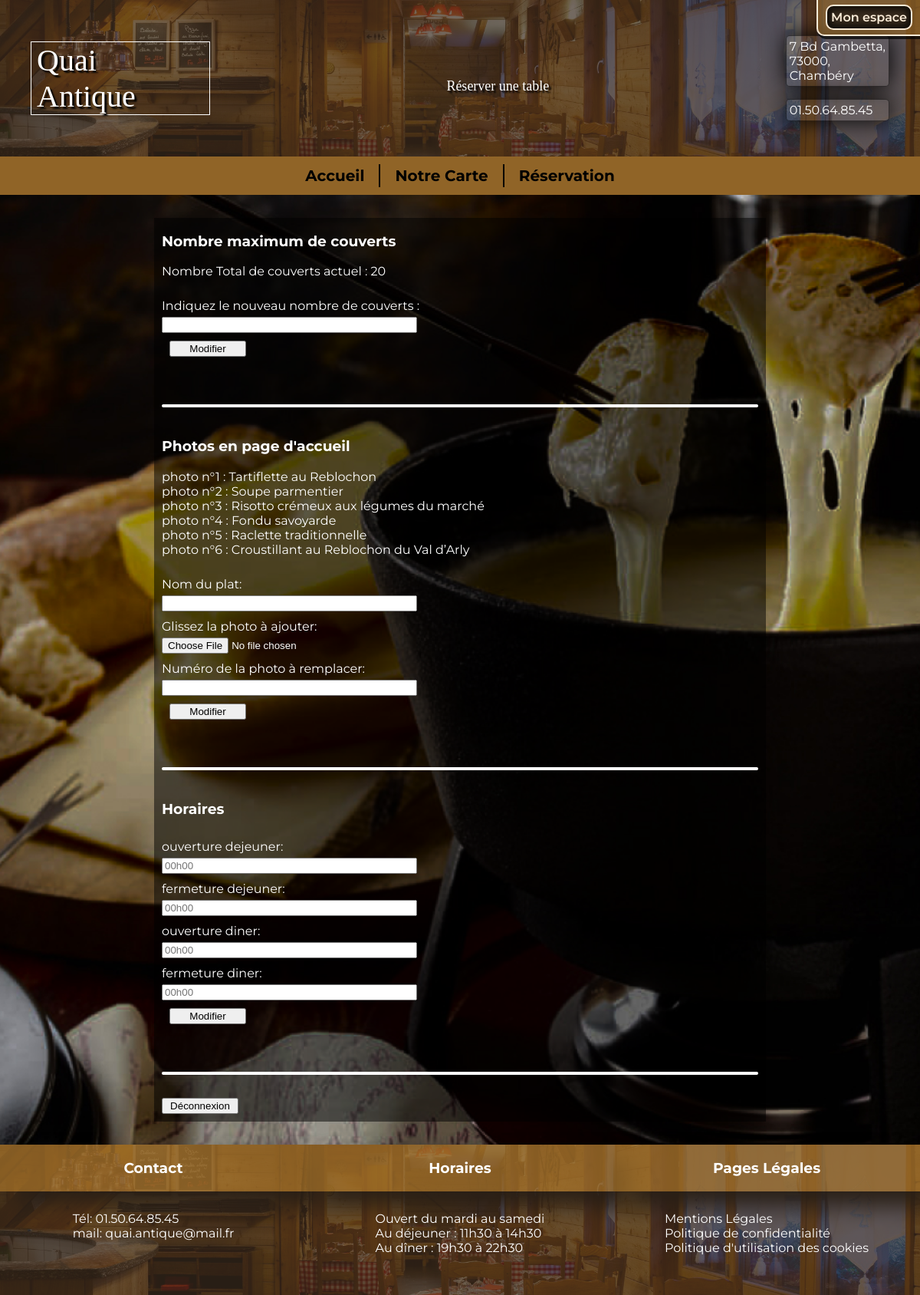
Page /front/utilisateurs/pageAdminHtml.php (signed in) on the committed database.
### tables this page shows
CREATE TABLE `couverts` (
  `id` INT(11) NOT NULL AUTO_INCREMENT PRIMARY KEY,
  `jour` DATE NOT NULL,
  `dej_din` VARCHAR(10) NOT NULL,
  `couverts_restant` INT NOT NULL,
  `couverts_total` INT NOT NULL
);

CREATE TABLE `photos` (
  `id` INT(11) NOT NULL AUTO_INCREMENT PRIMARY KEY,
  `plat` VARCHAR(75) NOT NULL,
  `chemin` VARCHAR(250) NOT NULL
);

CREATE TABLE `horaires` (
  `dej_ouverture` VARCHAR(5) NOT NULL,
  `dej_fermeture` VARCHAR(5) NOT NULL,
  `din_ouverture` VARCHAR(5) NOT NULL,
  `din_fermeture` VARCHAR(5) NOT NULL
);

### src/liens_nav.php (called while the page is built, shortened)
<?php
$lienAccueil = '/front/accueilHtml.php';
$lienCarte = '/front/carteHtml.php';
$lienResa = '/front/reservation/resaHtml.php';
$lienConfident = '/front/pageLegal/confidential_politicsHtml.php';
$lienCookie = '/front/pageLegal/cookie_politicHtml.php';
$lienMention = '/front/pageLegal/legal_mentionsHtml.php';

### front/utilisateurs/pageAdminHtml.php (the view, shortened to what this page needs)
<?php
include "../../src/liens_nav.php";
include "../../src/verifCo.php";
include "../../src/adminFunc/dataRecup.php";
?>
<!DOCTYPE html>
<html lang="fr">
    <head>
        <link rel="stylesheet" type="text/css" href="../../public/css/header&footer.css">
        <link rel="stylesheet" type="text/css" href="../../public/css/profil.css">
    </head>
    <body>
        <header>
            <div class="head">
                <h1 class="logo">Quai<br/> Antique</h1>
                <h2>Réserver une table</h2>
                <div class="infos">
                    <p class="contact_header">
                        7 Bd Gambetta, <br/>
                        73000, <br/>
                        Chambéry
                    </p>
                    <p class="contact_header">
                        01.50.64.85.45
                    </p>
                </div>
                <div class="div_inscri_co">
                   <?php verifCo()?>
                </div>
            </div>
            <nav>
                <a class="txtnavleft" href="<?php echo $lienAccueil?>">Accueil</a>
                <div class="bar_separation"></div>
                <a href="<?php echo $lienCarte?>">Notre Carte</a>
                <div class="bar_separation"></div>
                <a href="<?php echo $lienResa?>">Réservation</a>
            </nav>
        </header>
        <main>
        <div class="espace_admin">
                <div class="espace_modif couvert">
                    <div class="form">
                        <h3>Nombre maximum de couverts</h3>
                        <p>Nombre Total de couverts actuel : <?php echo $couvertsTotal ?></p>
                        <form action="../../src/adminFunc/adminForms.php" method="post">
                            <label for="nombre_couverts">Indiquez le nouveau nombre de couverts :</label>
                            <input type="number" id="nombre_couverts" name="couv_max" min="1" required>
                            <button class="lil_but" type="submit">Modifier</button>
                        </form>
                    </div>
                </div>
                <div class="separation"></div>
                <div class="espace_modif photos">
                    <div class="form">
                        <h3>Photos en page d'accueil</h3>
                        <?php affichagePhoto($photoStatement);?>
                        <form action="../../src/adminFunc/adminForms.php" method="post" enctype="multipart/form-data">
                            <label for="plat">Nom du plat:</label>
                            <input type="text" id="plat" name="plat" required>
                            <label for="photo">Glissez la photo à ajouter:</label>
                            <input type="file" accept="image/jpeg, image/png" id="photo" name="photo" accept="image/*" required>
                            <label for="id_photo">Numéro de la photo à remplacer:</label>
                            <input type="number" id="id_photo" name="id_photo" min="1" max="6" required>
                            <button class="lil_but" type="submit">Modifier</button>
                        </form>
                    </div>
                </div>
                <div class="separation"></div>
                <div class="espace_modif horaires">
                    <div class="form">
                        <h3>Horaires</h3>
                        <form class="lit_but" action="../../src/adminFunc/adminForms.php" method="post">
                            <label for="dej_ouverture">ouverture dejeuner:</label>
                            <input type="text" id="dej_ouverture" name="dej_ouverture" placeholder="00h00" required>
                            <label for="dej_fermeture">fermeture dejeuner:</label>
                            <input type="text" id="dej_fermeture" name="dej_fermeture" placeholder="00h00" required>
                            <label for="dej_ouverture">ouverture diner:</label>
                            <input type="text" id="din_ouverture" name="din_ouverture" placeholder="00h00" required>
                            <label for="dej_fermeture">fermeture diner:</label>
                            <input type="text" id="din_fermeture" name="din_fermeture" placeholder="00h00" required>
                            <button class="lil_but" type="submit">Modifier</button>
                        </form>
                    </div>
                </div>
                <div class="separation"></div>
                <div class="espace_de">
                    <form action="../../src/formulaires/deconnexion.php" method="post">
                        <button class="lil_but" type="submit">Déconnexion</button>
                    </form>
                </div>
            </div>
        </main>
        <footer>
            <div class="footer right">
                <div class="title_footer">
                    <h3>Contact</h3>
                </div>
                <div class="para_footer">
                    <p>
                        Tél: 01.50.64.85.45 <br/>
                        mail: quai.antique@mail.fr
                    </p>
                </div>
            </div>
            <div class="footer mid">
                <div class="title_footer">
                    <h3>Horaires</h3>
                </div>
                <div class="para_footer">
                    <p>
                        Ouvert du mardi au samedi <br/>
                        Au déjeuner : <?php echo "$dejOuv à $dejFerm"?><br/>
                        Au dîner : <?php echo "$dinOuv à $dinFerm"?>
                    </p>
                </div>
            </div>
            <div class="footer left">
                <div class="title_footer">
                    <h3>Pages Légales</h3>
                </div>
                <div class="para_footer">
                    <ul>
                        <li><a href="<?php echo $lienMention;?>">Mentions Légales</a></li>
                        <li><a href="<?php echo $lienConfident;?>">Politique de confidentialité </a></li>
                        <li><a href="<?php echo $lienCookie;?>">Politique d'utilisation des cookies</a></li>
                    </ul>
                </div>
            </div>
        </footer>
    </body>
</html>

### src/verifCo.php (shortened to what this page needs)
<?php
include "liens_nav.php";
function verifCo() {
    if (isset($_SESSION['user'])) {
        echo '<a class="inscri_co" href="/front/utilisateurs/compteHtml.php">Mon espace</a>';
    } else if(isset($_SESSION['admin'])) {
        session_write_close();
        echo '<a class="inscri_co" href="/front/utilisateurs/pageAdminHtml.php">Mon espace</a>';
    } else {
        session_write_close();
        echo '<a class="inscri_co" href="/front/identifiant/inscriptionHtml.php">S\'inscrire</a>';
        echo '<a class="inscri_co" href="/front/identifiant/connexionHtml.php">Se connecter</a>';
    }
}

### src/adminFunc/dataRecup.php (shortened to what this page needs)
<?php
$host = 'localhost';
$username = 'root';
$password = '';
$database = 'db_quaiantique';
$pdo = new PDO("mysql:host=$host;dbname=$database", $username, $password);
$couvertTotalStatement = $pdo->prepare('SELECT `couverts_total` FROM `couverts` WHERE `id` = 1');
$couvertTotalStatement->execute();
if($couvertTotalStatement->rowCount() == 1) {
    $requestResult = $couvertTotalStatement->fetch(PDO::FETCH_ASSOC);
    $couvertsTotal = $requestResult['couverts_total'];
}
$photoStatement = $pdo->prepare('SELECT * FROM `photos`');
$photoStatement->execute();
function affichagePhoto($photoStatement) {
    echo '<p>';
    if($photoStatement->rowCount() > 0) {
        $tablePhotos = $photoStatement->fetchAll(PDO::FETCH_ASSOC);
        foreach($tablePhotos as $photo ) {
        $idPhoto = $photo['id'];
        $titrePlat = $photo['plat'];
        echo "photo n°$idPhoto : $titrePlat</br>";
        }
    echo '</p>';
    }
}
$horaireStatement = $pdo->prepare('SELECT * FROM `horaires`');
$horaireStatement->execute();
if($horaireStatement->rowCount() == 1) {
    $tableHoraires = $horaireStatement->fetch(PDO::FETCH_ASSOC);
    $dejOuv = $tableHoraires['dej_ouverture'];
    $dejFerm = $tableHoraires['dej_fermeture'];
    $dinOuv = $tableHoraires['din_ouverture'];
    $dinFerm = $tableHoraires['din_fermeture'];
} else {
    echo "Erreur dans la récupération des horaires";
}

### public/css/header&footer.css (style rules this page uses)
html, body { margin: 0; padding: 0; }
main { background-image: url('../Images/gastronomie-savoyarde 1.jpg'); background-repeat: no-repeat; background-position: center; background-size: cover; display: flex; flex-direction: column; align-items: center; justify-content: center; padding: 30px; height: 63%; }
h1, h2 { font-family: 'Playfair Display SC', 'Times New Roman', Times, serif, sans-serif; color: white; }
h2 { margin: 0px; padding: 20px 50px 0px; text-align: center; font-weight: 300; font-size: 18px; }
p, a, h3, h4, li, label { font-family: 'Montserrat', 'Times New Roman', Times, serif, sans-serif; color: white; }
header { background-image: url('../Images/7550.jpg'); background-repeat: no-repeat; background-position: center; background-size: cover; box-shadow: 0px 0px 30px 0px black; }
.head { display: flex; flex-direction: column; justify-content: center; align-items: center; padding: 10px 0px; padding-top: 20px; background-color: rgba(57, 44, 30, 0.7); }
.logo { border: solid white 1px; width: 135px; font-size: 25px; font-weight: 400; padding-left: 7px; margin: 0px; text-shadow: 3px 3px 2px black; }
.head h2 { text-shadow: 3px 3px 2px black; }
.div_inscri_co { height: 45px; position: fixed; top: 0%; right: 0%; background-color: rgba(144, 100, 39, 0.7); border-left: solid 2px antiquewhite; border-bottom: solid 2px antiquewhite; border-radius: 0px 0px 0px 10px; box-shadow: 2px 4px 0px 0px rgba(0, 0, 0, 0.7); display: flex; justify-content: center; align-items: center; z-index: 1; }
.inscri_co { background-color: rgb(57, 44, 30); color: antiquewhite; margin: 0px 10px; padding: 5px; border: solid 2px; border-radius: 10px; box-shadow: inset 0px 0px 10px 5px rgba(0, 0, 0, 0.7); }
.contact_header { background-color: rgba(255, 255, 255, 0.05); border: Solid rgba(0, 0, 0, 0.5) 1px; border-radius: 5px; box-shadow: 0px 0px 30px 0px black; padding: 4px 4px; }
nav { background-color: rgba(144, 100, 39, 1); display: flex; align-items: center; justify-content: center; padding: 10px 0px; }
a { text-decoration: none; font-weight: 600; }
nav > a { color: black; font-weight: bold; font-size: 20px; }
.bar_separation { background-color: black; width: 2px; height: 24px; margin: 0px 11px; }
.txtnavleft { text-align-last: left; }
footer { background-image: url('../Images/7550.jpg'); background-repeat: no-repeat; background-position: center; background-size: cover; display: flex; flex-direction: column; }
.footer { width: 100%; }
.title_footer { background-color: rgba(144, 100, 39, 0.9); box-shadow: 20px 20px 30px 0px black; display: flex; justify-content: space-evenly; }
.para_footer { height : 125px; background-color: rgba(57, 44, 30, 0.7); display: flex; justify-content: space-evenly; padding-top: 10px; }
ul:not(.blackdiv > ul) { margin: 0; padding: 0; margin-top: 16px; list-style: none; }
li:not(.blackdiv > li) { color: white; }
li > a:not(.blackdiv > li > a) { font-weight: initial; }
@media screen and (min-width: 660px) { h2 { font-size: 25px; } }
@media screen and (min-width: 795px) { .head { flex-direction: initial; justify-content: space-between; padding: 30px 0px; } }
@media screen and (min-width: 795px) { .logo { position: relative; left: 40px; width: 225px; font-size: 40px; } }
@media screen and (min-width: 795px) { .infos { position: relative; right: 40px; } }
@media screen and (min-width: 795px) { .bar_separation { height: 30px; width: 2px; margin: 0px 19px; } }
@media screen and (min-width: 795px) { footer { flex-direction: row; } }

### public/css/profil.css (style rules this page uses)
.espace_user, .espace_admin { width: 100%; background-color: rgba(0, 0, 0, 0.5); }
.espace_info, .espace_reservation, .espace_modif { display: flex; flex-direction: column; margin: 0px 10px 0px; }
.separation { margin: 20px 10px; border: solid 2px white; border-radius: 10px; }
form { display: flex; flex-direction: column; }
label { margin: 10px 0px 5px; }
input { max-width: 325px; }
#photo { color: white; }
button { margin: 10px; }
.lil_but { width: 100px; text-align: center; }
@media screen and (min-width: 795px) { .espace_user, .espace_admin { width: 70%; } }

### rows in the picture
couverts: couverts_total "20"
photos: id "1", plat "Tartiflette au Reblochon"
photos: id "2", plat "Soupe parmentier"
photos: id "3", plat "Risotto crémeux aux légumes du marché"
photos: id "4", plat "Fondu savoyarde"
photos: id "5", plat "Raclette traditionnelle"
photos: id "6", plat "Croustillant au Reblochon du Val d’Arly"
horaires: dej_ouverture "11h30", dej_fermeture "14h30", din_ouverture "19h30", din_fermeture "22h30"
